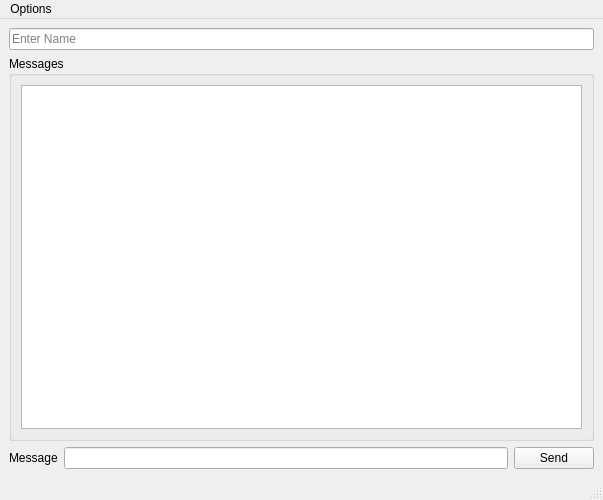
<?xml version="1.0" encoding="UTF-8"?>
<ui version="4.0">
 <class>MainWindow</class>
 <widget class="QMainWindow" name="MainWindow">
  <property name="geometry">
   <rect>
    <x>0</x>
    <y>0</y>
    <width>603</width>
    <height>500</height>
   </rect>
  </property>
  <property name="windowTitle">
   <string>Client</string>
  </property>
  <widget class="QWidget" name="centralwidget">
   <layout class="QVBoxLayout" name="verticalLayout">
    <item>
     <widget class="QLineEdit" name="lnName">
      <property name="placeholderText">
       <string>Enter Name</string>
      </property>
     </widget>
    </item>
    <item>
     <widget class="QGroupBox" name="groupBox">
      <property name="title">
       <string>Messages</string>
      </property>
      <layout class="QHBoxLayout" name="horizontalLayout_2">
       <item>
        <widget class="QListWidget" name="lstMessages"/>
       </item>
      </layout>
     </widget>
    </item>
    <item>
     <layout class="QHBoxLayout" name="wdgSend">
      <item>
       <widget class="QLabel" name="label">
        <property name="text">
         <string>Message</string>
        </property>
       </widget>
      </item>
      <item>
       <widget class="QLineEdit" name="lnMessage"/>
      </item>
      <item>
       <widget class="QPushButton" name="btnSend">
        <property name="text">
         <string>Send</string>
        </property>
       </widget>
      </item>
     </layout>
    </item>
   </layout>
  </widget>
  <widget class="QMenuBar" name="menubar">
   <property name="geometry">
    <rect>
     <x>0</x>
     <y>0</y>
     <width>603</width>
     <height>25</height>
    </rect>
   </property>
   <widget class="QMenu" name="menuOptions">
    <property name="title">
     <string>Options</string>
    </property>
    <addaction name="actionConnect"/>
    <addaction name="separator"/>
    <addaction name="actionExit_2"/>
   </widget>
   <addaction name="menuOptions"/>
  </widget>
  <widget class="QStatusBar" name="statusbar"/>
  <action name="actionConnect">
   <property name="text">
    <string>Connect</string>
   </property>
  </action>
  <action name="actionExit">
   <property name="text">
    <string>Exit</string>
   </property>
  </action>
  <action name="actionExit_2">
   <property name="text">
    <string>Exit</string>
   </property>
  </action>
 </widget>
 <resources/>
 <connections/>
</ui>
